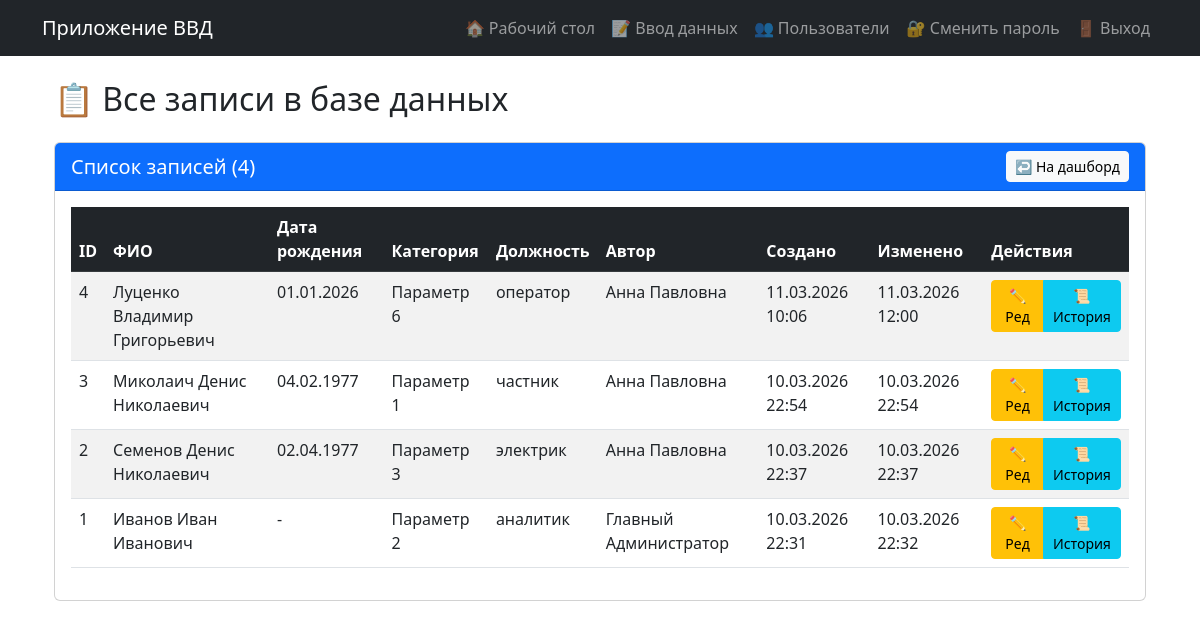
/records (signed in), run on the app's committed database.
### models.py (models this page shows, shortened)
class PersonData(db.Model):  # Класс переименован!
    __tablename__ = 'person_data'  # Новое имя таблицы!
    __table_args__ = {'extend_existing': True}  # Добавлено!
    id = db.Column(db.Integer, primary_key=True)
    last_name = db.Column(db.String(100))
    first_name = db.Column(db.String(100))
    middle_name = db.Column(db.String(100))
    birth_date = db.Column(db.Date)
    date2 = db.Column(db.Date)
    place2 = db.Column(db.String(255))
    category = db.Column(db.String(200))
    category_custom = db.Column(db.String(200))
    position = db.Column(db.String(200))
    rank = db.Column(db.String(100))
    number = db.Column(db.String(100))
    lp = db.Column(db.String(255))
    lp_reason = db.Column(db.String(1000))
    place = db.Column(db.String(200))
    ppr = db.Column(db.String(200))
    place2_field = db.Column(db.String(200))
    date4 = db.Column(db.Date)
    ee = db.Column(db.Date)
    ee4 = db.Column(db.Date)
    created_at = db.Column(db.DateTime, default=datetime.now)
    updated_at = db.Column(db.DateTime, default=datetime.now, onupdate=datetime.now)
    user_id = db.Column(db.Integer, db.ForeignKey('users.id'), nullable=False)
    edit_history = db.relationship('EditHistory', backref='record', lazy='dynamic', cascade='all, delete-orphan')

class User(UserMixin, db.Model):
    __tablename__ = 'users'  # Явно указываем имя таблицы Алиса
    __table_args__ = {'extend_existing': True}  # Добавлено!
    id = db.Column(db.Integer, primary_key=True)
    username = db.Column(db.String(80), unique=True, nullable=False)
    password = db.Column(db.String(200), nullable=False)
    full_name = db.Column(db.String(100))
    role = db.Column(db.String(20), default='user')
    entries = db.relationship('PersonData', backref='author', lazy=True, cascade='all, delete-orphan')
    def is_admin(self):
        return self.role == 'admin'

### app.py (the view)
@app.route('/records')
@login_required
def all_records():
    records = PersonData.query.order_by(PersonData.created_at.desc()).all()
    return render_template('all_records.html', records=records)

### app.py (called while the page is built)
@login_manager.user_loader
def load_user(user_id):
    return db.session.get(User, int(user_id)) #User.query.get(int(user_id))

### templates/all_records.html (shortened to what this page needs)
{% extends "base.html" %}
{% block content %}
<div class="container-fluid">
    <h2 class="mb-4">📋 Все записи в базе данных</h2>
    <div class="card">
        <div class="card-header bg-primary text-white d-flex justify-content-between align-items-center">
            <h5 class="mb-0">Список записей ({{ records|length }})</h5>
            <a href="{{ url_for('dashboard') }}" class="btn btn-light btn-sm">↩️ На дашборд</a>
        </div>
        <div class="card-body">
            {% if records %}
            <div class="table-responsive">
                <table class="table table-striped table-hover">
                    <thead class="table-dark">
                        <tr>
                            <th>ID</th>
                            <th>ФИО</th>
                            <th>Дата рождения</th>
                            <th>Категория</th>
                            <th>Должность</th>
                            <th>Автор</th>
                            <th>Создано</th>
                            <th>Изменено</th>
                            <th>Действия</th>
                        </tr>
                    </thead>
                    <tbody>
                        {% for record in records %}
                        <tr>
                            <td>{{ record.id }}</td>
                            <td>{{ record.last_name }} {{ record.first_name }} {{ record.middle_name }}</td>
                            <td>{{ record.birth_date.strftime('%d.%m.%Y') if record.birth_date else '-' }}</td>
                            <td>{{ record.category or '-' }}</td>
                            <td>{{ record.position or '-' }}</td>
                            <td>{{ record.author.full_name or record.author.username }}</td>
                            <td>{{ record.created_at.strftime('%d.%m.%Y %H:%M') }}</td>
                            <td>{{ record.updated_at.strftime('%d.%m.%Y %H:%M') if record.updated_at else '-' }}</td>
                            <td>
                                <div class="btn-group btn-group-sm">
                                    <a href="{{ url_for('edit_record', record_id=record.id) }}" class="btn btn-warning">✏️ Ред</a>
                                    <a href="{{ url_for('record_history', record_id=record.id) }}" class="btn btn-info">📜 История</a>
                                </div>
                            </td>
                        </tr>
                        {% endfor %}
                    </tbody>
                </table>
            </div>
            {% else %}
            <div class="alert alert-info">
                В базе данных пока нет записей. <a href="{{ url_for('input_data') }}">Добавить первую запись</a>
            </div>
            {% endif %}
        </div>
    </div>
</div>
{% endblock %}

### data on the page
PersonData: id "4", last_name "Луценко", first_name "Владимир", middle_name "Григорьевич", birth_date "01.01.2026", category "Параметр 6", position "оператор", author "Анна Павловна", created_at "11.03.2026 10:06", updated_at "11.03.2026 12:00"
PersonData: id "3", last_name "Миколаич", first_name "Денис", middle_name "Николаевич", birth_date "04.02.1977", category "Параметр 1", position "частник", author "Анна Павловна", created_at "10.03.2026 22:54", updated_at "10.03.2026 22:54"
PersonData: id "2", last_name "Семенов", first_name "Денис", middle_name "Николаевич", birth_date "02.04.1977", category "Параметр 3", position "электрик", author "Анна Павловна", created_at "10.03.2026 22:37", updated_at "10.03.2026 22:37"
PersonData: id "1", last_name "Иванов", first_name "Иван", middle_name "Иванович", birth_date "-", category "Параметр 2", position "аналитик", author "Главный Администратор", created_at "10.03.2026 22:31", updated_at "10.03.2026 22:32"

### other printed values
{{ records|length }} "4"
